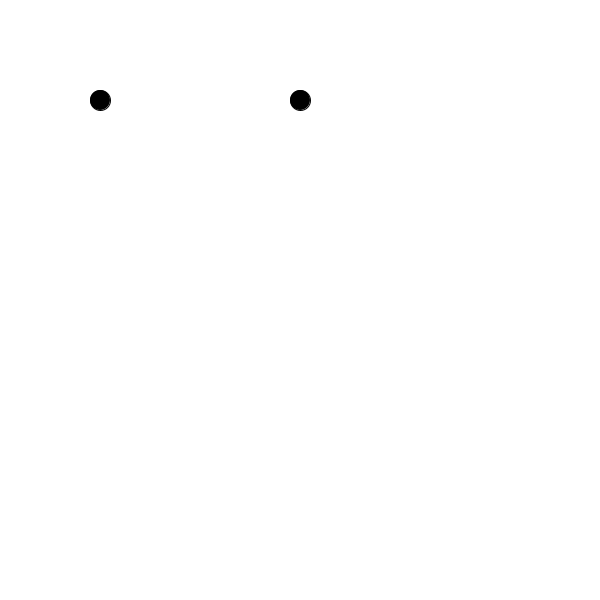
Frame 1 (no input)
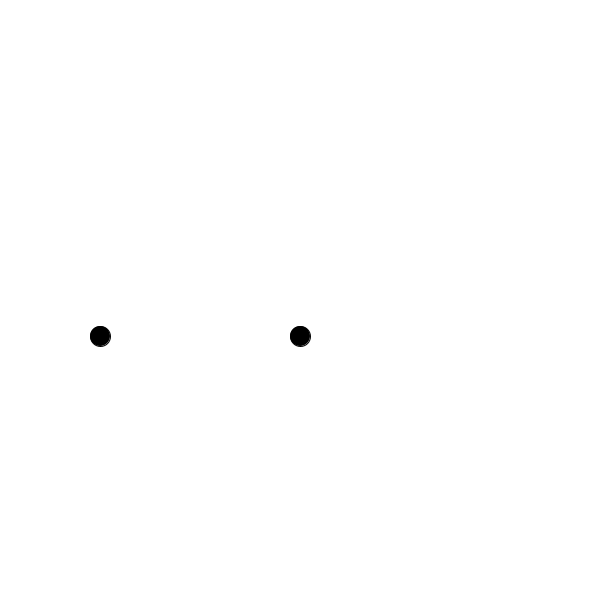
Frame 60 (the mouse pressed at the canvas centre just before this capture)
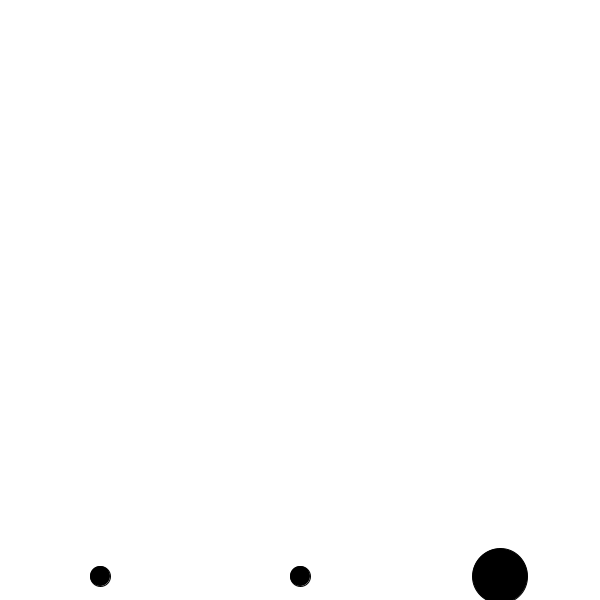
Frame 120 (the mouse held since frame 60 and released just before this capture)

The Processing sketch that drew these frames (run headless with seeded random() and noise(); from frame 60 on, the mouse is pressed at the canvas centre):

// Processing sketch: day04_functions
// ── day04_functions.pde
// DAY 4: FUNCTIONS
// Create a function that draws a circle
// Create a function that moves the circle
// Create a function that changes the size of the circle

// Global variables
float xPos;
float yPos;
float speed;
float radius;
float size;

void setup(){
  size(600, 600);
  xPos = 100;
  yPos = 100;
  radius = 20;
  speed = 4;
}

void draw(){
  background(255);
  fill(0);
  //ellipse(xPos, yPos, radius, radius);
  
  // Now we want multiple circles, so let's create a function
  drawCircle(100, radius);
  drawCircle(300, radius);
  drawCircle(500, size);
  
  // Now we want the circles to bounce
  moveCircle();
  
  // Map the circle's radius to the mouse coordinates
  size = changeSize(mouseX/8, mouseY/16);
}

//-------------------------------------
// USER-DEFINED FUNCTIONS

// DRAW A BLACK CIRCLE AT FIXED Y POS
void drawCircle(float x, float r){
   fill(0);
   ellipse(x, yPos, r, r);
}

// MOVE CIRCLE ALONG Y AXIS
void moveCircle(){
   yPos += speed;
   if(yPos < 0 || yPos > height){
     speed *= -1;
   }
}

//CHANGE SIZE
float changeSize(float x1, float y1){
  float s = x1 + y1;
  return s;
}
